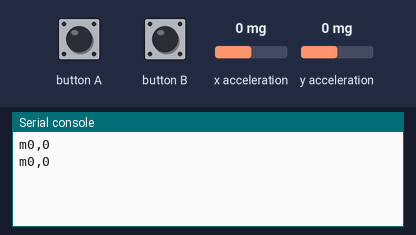
A program run on a simulated BBC micro:bit running MicroPython. On the bench: the last lines printed to the serial console. The inputs (shaded band) are chosen by the test bench; at power-on: x acceleration 0 mg, y acceleration 0 mg.

Above: at 1.2 s.
1.3 s: button A pressed for 1.25 s
At 2.6 s:
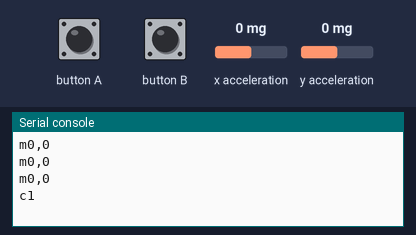
4.0 s: x acceleration set to -1440 mg
At 4.9 s:
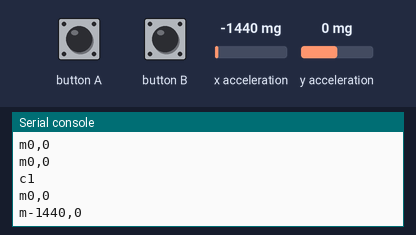
5.5 s: button B pressed for 1.25 s
At 6.4 s:
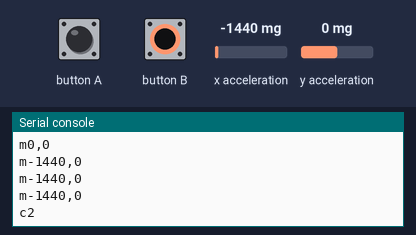
8.2 s: y acceleration set to -1440 mg
At 8.2 s:
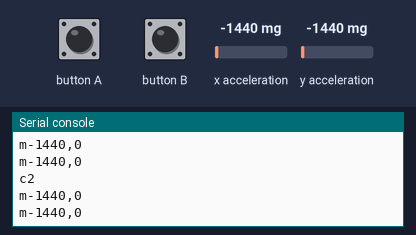
9.7 s: x acceleration set to -750 mg
At 10.9 s:
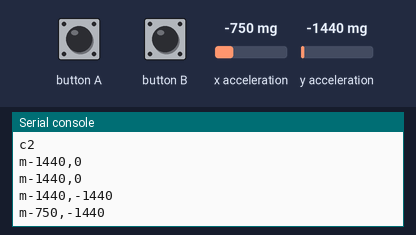
Timing chart, 0 to 12.2 s (numbered marks = the images above; inputs shaded):
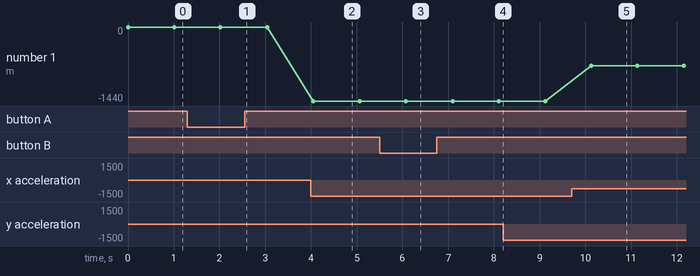

Measured:
- after the input at 1.3 s, the serial console: prints a new line after 0.73 s (image 1)
- after the input at 4.0 s, the serial console: prints a new line after 0.05 s (image 2)
- after the input at 5.5 s, the serial console: prints a new line after 0.59 s (image 3)
- after the input at 9.7 s, the serial console: prints a new line after 0.43 s (image 5)
- plotted number 1: 0 → -1440 after the input at 4.0 s, -1440 → -750 after the input at 9.7 s

The program:

microbitCode.py
```python
#https://www.hackster.io/samelhusseini/micro-bit-spotify-mac-5ac6d7

#print() sends info over serial
#https://support.microbit.org/support/solutions/articles/19000022103-outputing-serial-data-from-the-micro-bit-to-a-computer


from microbit import *


while True:
    x = accelerometer.get_x()
    y = accelerometer.get_y()
    print("m"+str(x)+","+str(y))
    sleep(10)

    if button_a.is_pressed():
        print("c1")
        sleep(10)#dont know if dekay is needed, keeping just in case
    elif button_b.is_pressed():
        print("c2")
        sleep(10)

    sleep(1000)
```
